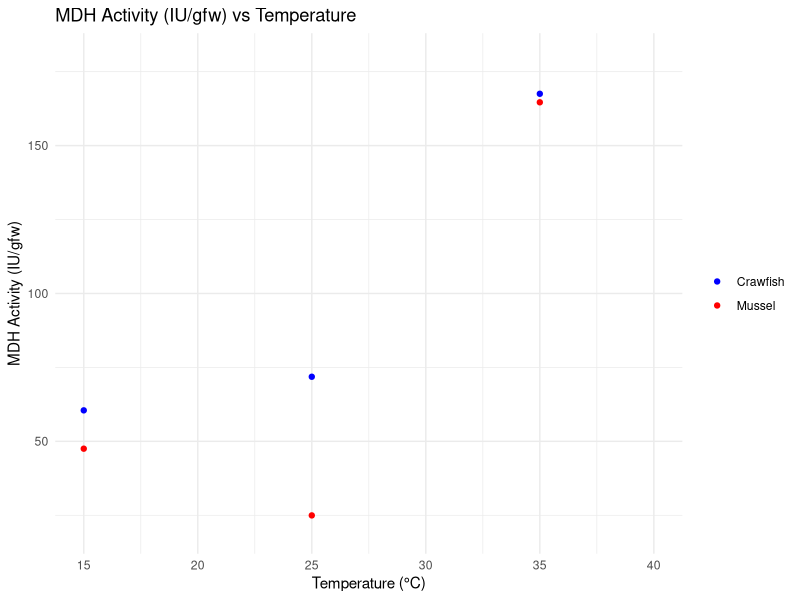

Source code (R):
###Lab 2 & 3- Data Analysis for Methods Write up 
#calculate Q10 for each species from 15-25 and 25-30
#2 way ANOVA (enzyme activity vs species and enzyme activity vs temp)
#graph- thinking a box plot would be best?

#Library checkout
library(ggplot2)


#call data
enzymedata <- read.csv(file = "lab3data.csv")
head(enzymedata)


#2-way ANOVA
x2anova <- aov(IU.gfw ~ temp * species, data = enzymedata)
summary(x2anova)

#graph something 
ggplot(enzymedata, aes(x = temp, y = IU.gfw, color = species)) +
  geom_point() +                  # Plot data points
  #geom_smooth(method = "lm", se = FALSE) +  # Add linear regression lines #they suck so im taking them out
  labs(title = "MDH Activity (IU/gfw) vs Temperature",
       x = "Temperature (°C)",
       y = "MDH Activity (IU/gfw)") +
  theme_minimal() +                       # Use a clean theme
  scale_color_manual(values = c("blue", "red")) + # Different colors for each species
  theme(legend.title = element_blank()) +    # Remove legend title
  xlim(15, 40) +
  ylim(20, 180)


#Q10 
#Q10 = (R 2 /R 1 )^(10/(T2 - T1 )

#bc temp ranges are always 10 ds ^(10/t2-t1) will always = 1 so Q10=(R 2 /R 1 )

#q10 mussel 15-25 C
((enzymedata[2,"IU.gfw"])/(enzymedata[1,"IU.gfw"]))^(10/((enzymedata[2,"temp"])-(enzymedata[1,"temp"])))

#q10 mussel 25-35 C
((enzymedata[3,"IU.gfw"])/(enzymedata[2,"IU.gfw"])) #no need to include exponent wont change anything

#q10 crawfish 15-25 C
((enzymedata[5,"IU.gfw"])/(enzymedata[4,"IU.gfw"]))

#q10 crawfish 25-35 C
((enzymedata[6,"IU.gfw"])/(enzymedata[5,"IU.gfw"]))

